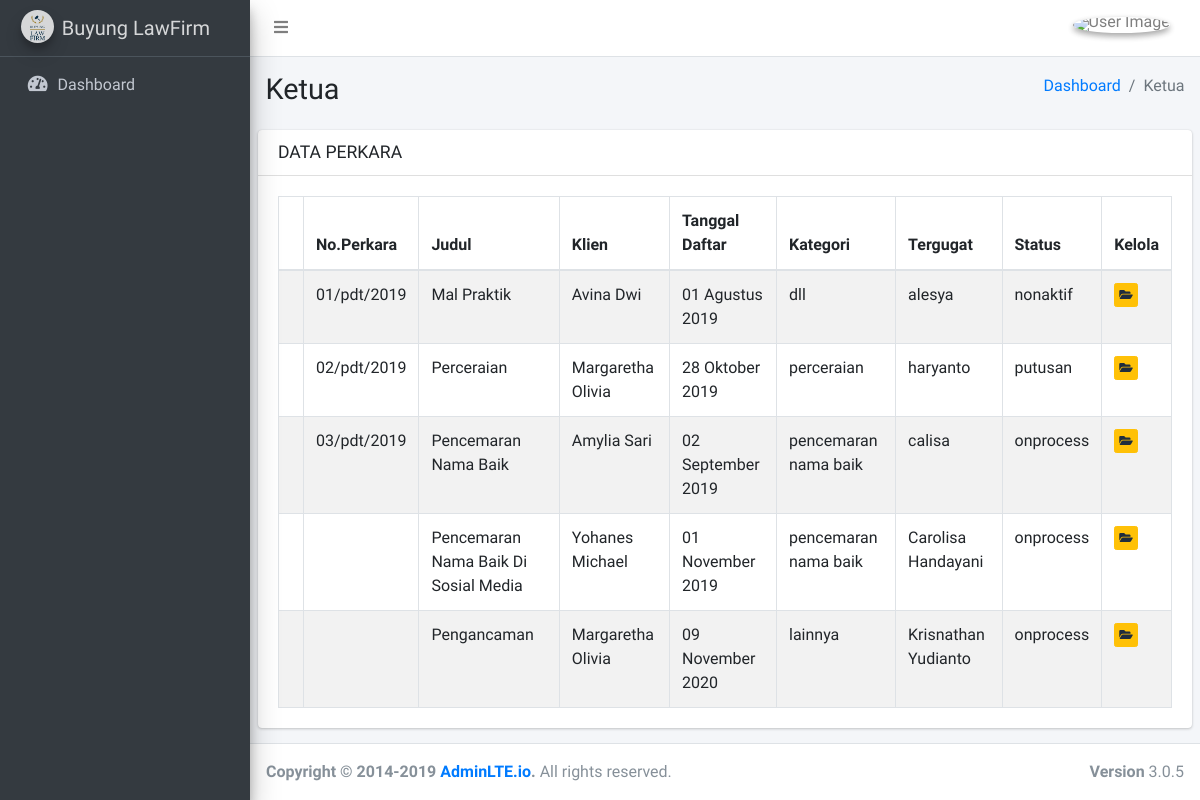
/index.php/ketua/lihatPerkara, run on an earlier commit of the app's database.
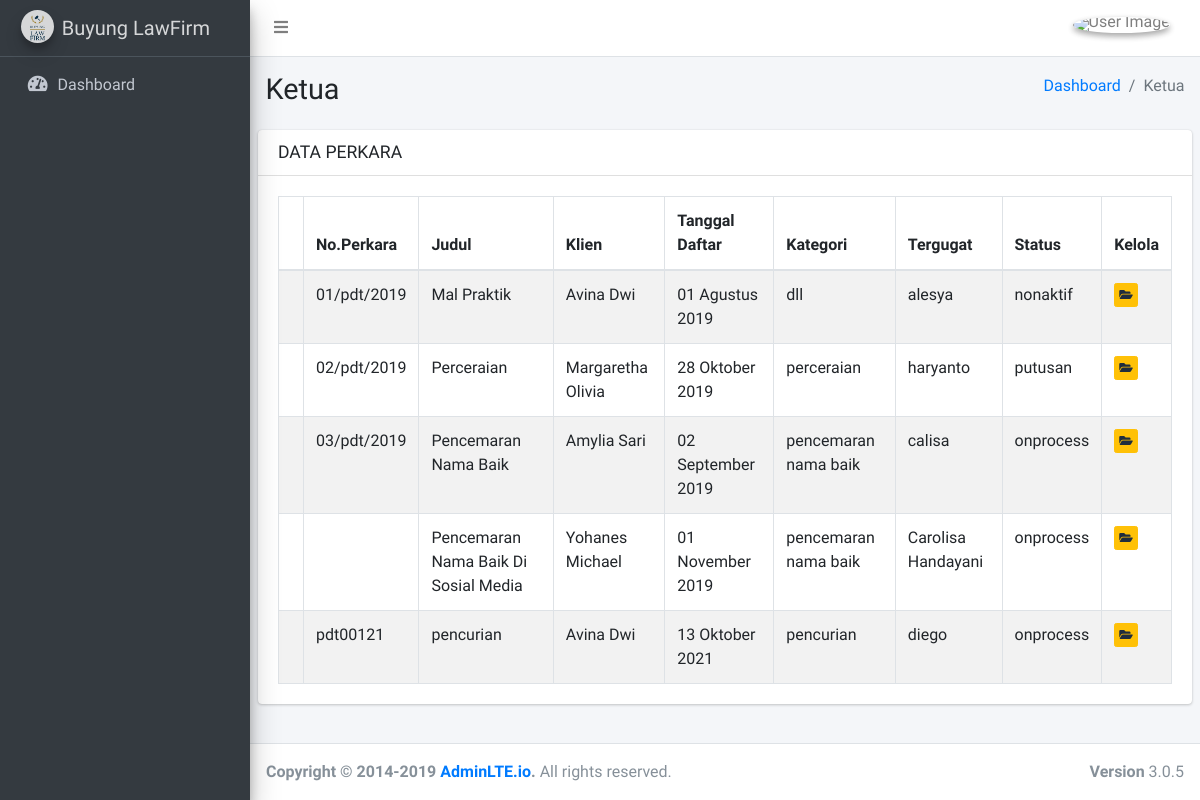
And on a later commit of the database.
### tables this page shows
CREATE TABLE `perkara` (
  `id_perkara` int(11) NOT NULL AUTO_INCREMENT,
  `judul` varchar(255) DEFAULT NULL,
  `tgl_daftar_perkara` date DEFAULT NULL,
  `jenis_perkara` varchar(255) DEFAULT NULL,
  `legal_opini` varchar(255) DEFAULT NULL,
  `id_klien` int(255) DEFAULT NULL,
  `status` varchar(255) DEFAULT NULL,
  `keterangan` varchar(255) DEFAULT NULL,
  `tgl_putusan` date DEFAULT NULL,
  `keterangan_putusan` varchar(255) DEFAULT NULL,
  `file_resume` varchar(255) DEFAULT NULL,
  `nomor_perkara` varchar(255) DEFAULT NULL,
  `nomor_putusan` varchar(255) DEFAULT NULL,
  `kategori` varchar(255) DEFAULT NULL,
  `tergugat` varchar(255) DEFAULT NULL,
  `alamat_tergugat` varchar(255) DEFAULT NULL,
  `amar` varchar(255) DEFAULT NULL,
  `id_konsultasi` int(11) DEFAULT NULL,
  PRIMARY KEY (`id_perkara`),
  KEY `perkara-klien` (`id_klien`),
  KEY `perkara-konsul` (`id_konsultasi`),
  CONSTRAINT `perkara-klien` FOREIGN KEY (`id_klien`) REFERENCES `klien` (`id_klien`),
  CONSTRAINT `perkara-konsul` FOREIGN KEY (`id_konsultasi`) REFERENCES `konsultasi` (`id_konsultasi`)
);

CREATE TABLE `klien` (
  `id_klien` int(11) NOT NULL AUTO_INCREMENT,
  `ktp` varchar(255) DEFAULT NULL,
  `nama_klien` varchar(255) DEFAULT NULL,
  `jk` varchar(255) DEFAULT NULL,
  `tgl_lahir` date DEFAULT NULL,
  `alamat` varchar(255) DEFAULT NULL,
  `nama_perusahaan` varchar(255) DEFAULT NULL,
  `siup_npwp` varchar(255) DEFAULT NULL,
  `alamat_perusahaan` varchar(255) DEFAULT NULL,
  `email_klien` varchar(255) DEFAULT NULL,
  `status` varchar(255) DEFAULT NULL,
  PRIMARY KEY (`id_klien`)
);

### application/controllers/Ketua.php (called while the page is built, shortened)
<?php
class Ketua extends CI_Controller {
  public function lihatPerkara()
  {
    $data['perkara'] = $this->mk->tampilDataPerkaraKetua();
    $this->template->title = 'List Data Perkara';
    $this->template->page->title = 'Ketua';
    $this->template->content->view('ketua/listPerkaraKetua', $data);
    $this->template->publish('layouts/back/base');
  }
}

### index.php (called while the page is built, shortened)
<?php
require_once BASEPATH.'core/CodeIgniter.php';

### application/models/Mketua.php (called while the page is built, shortened)
<?php
class MKetua extends CI_Model {
  public function tampilDataPerkaraKetua()
  {
    $query = "SELECT
      perkara.*,
      klien.nama_klien
      FROM
      perkara
      INNER JOIN klien ON perkara.id_klien = klien.id_klien";
    return $this->db->query($query)->result();
  }
}

### application/helpers/tanggal_helper.php (called while the page is built, shortened)
<?php if (!defined('BASEPATH')) exit('No direct script access allowed');
if (!function_exists('tgl_indo')) {
  function tgl_indo($tgl)
  {
    $tanggal = explode('-', $tgl);
    $bulan = getBulan($tanggal[1]);
    return $tanggal[2] . ' ' . $bulan . ' ' . $tanggal[0];
  }
  function getBulan($bln)
  {
    switch ($bln) {
      case 8:
        return "Agustus";
        break;
      case 9:
        return "September";
        break;
      case 10:
        return "Oktober";
        break;
      case 11:
        return "November";
        break;
    }
  }
}

### application/widgets/b_header.php (called while the page is built)
<?php
class B_header extends Widget {
    public function display($data) {
        $this->view('layouts/back/header');
    }
}

### application/widgets/b_sidebar.php (called while the page is built)
<?php
class B_sidebar extends Widget {
    public function display($data) {
        $this->view('layouts/back/sidebar');
    }
}

### application/widgets/b_footer.php (called while the page is built)
<?php
class B_footer extends Widget {
    public function display($data) {
        $this->view('layouts/back/footer');
    }
}

### application/views/ketua/listPerkaraKetua.php (the view, shortened to what this page needs)
<?php
$this->template->stylesheet->add('assets/plugins/datatables-bs4/css/dataTables.bootstrap4.min.css');
?>
<section class="content-header">
    <div class="container-fluid">
        <div class="row mb-2">
            <div class="col-sm-6">
                <h1><?php echo $this->template->page->title; ?></h1>
            </div>
            <div class="col-sm-6">
                <ol class="breadcrumb float-sm-right">
                    <li class="breadcrumb-item"><a href="<?php echo site_url('ketua') ?>">Dashboard</a></li>
                    <li class="breadcrumb-item active"><?php echo $this->template->page->title; ?></li>
                </ol>
            </div>
        </div>
    </div>
</section>
<section class="content">
    <div class="card">
        <div class="card-header">
            <h3 class="card-title">DATA PERKARA</h3>
        </div>
        <div class="card-body">
            <table class="table table-bordered table-striped datatable">
                <thead>
                    <tr>
                        <th></th>
                        <th>No.Perkara</th>
                        <th>Judul</th>
                        <th>Klien</th>
                        <th>Tanggal Daftar</th>
                        <th>Kategori</th>
                        <th>Tergugat</th>
                        <th>Status</th>
                        <th>Kelola</th>
                    </tr>
                </thead>
                <tbody>
                    <?php foreach($perkara as $p):?>
                        <tr>
                            <td></td>
                            <td><?php echo $p->nomor_perkara?></td>
                            <td><?php echo $p->judul?></td>
                            <td><?php echo $p->nama_klien?></td>
                            <td><?php echo tgl_indo($p->tgl_daftar_perkara)?></td>
                            <td><?php echo $p->kategori?></td>
                            <td><?php echo $p->tergugat?></td>
                            <td><?php echo $p->status?></td>
                            <td>
                                <a href="<?php echo site_url ('ketua/rangkumanPerkara/'.$p->id_perkara)?>" class="btn btn-xs btn-warning" ><i class="fa fa-folder-open"></i></a>
                            </td>
                        </tr>
                    <?php endforeach;?>
                </tbody>
            </table>
        </div>
    </div>
</section>

### application/libraries/Template.php (shortened to what this page needs)
<?php
class Template {
    private $_template = 'template';
    private $_parser = FALSE;
    private $_widget_path = '';
    private $_ci;
    private $_partials = array();
    public function __construct($config = array()) {
        $this->_ci = & get_instance();
        $this->_widget_path = APPPATH . 'widgets/';
    }
    public function __get($name) {
        return $this->partial($name);
    }
    public function exists($index) {
        return array_key_exists($index, $this->_partials);
    }
    public function publish($template = FALSE, $data = array()) {
        if (is_array($template) || is_object($template)) {
            $data = $template;
        } else if ($template) {
            $this->_template = $template;
        }
        if ($this->_parser) {
            $this->_ci->parser->parse($this->_template, $this->_partials);
        } else {
            $this->_ci->load->view($this->_template, $this->_partials);
        }
    }
    public function partial($name, $default = FALSE) {
        if ($this->exists($name)) {
            $partial = $this->_partials[$name];
        } else {
            $partial = new Partial($name);
            if (method_exists($this, 'trigger_' . $name)) {
                $partial->bind($this, 'trigger_' . $name);
            }
            $this->_partials[$name] = $partial;
        }
        return $partial;
    }
    public function widget($name, $data = array()) {
        $class = str_replace('.php', '', trim($name, '/'));
        $path = $this->_widget_path;
        if(!class_exists($class)) {
            foreach (array(ucfirst($class), strtolower($class)) as $class) {
                if (file_exists($path . $class . '.php')) {
                    break;
                }
            }
        }
        return new $class($class, $data);
    }
    public function trigger_stylesheet($url, $attributes = FALSE) {
        if (!stristr($url, 'http://') && !stristr($url, 'https://') && substr($url, 0, 2) != '//') {
            $url = $this->_ci->config->item('base_url') . $url;
        }
        if (is_array($attributes)) {
        	$attributeString = "";
        	foreach ($attributes as $key => $value) {
	        	$attributeString .= $key . '="' . $value . '" ';
        	}
            return '<link rel="stylesheet" href="' . htmlspecialchars(strip_tags($url)) . '" ' . $attributeString . '>' . "\n\t";
        } else {
            return '<link rel="stylesheet" href="' . htmlspecialchars(strip_tags($url)) . '">' . "\n\t";
        }
    }
}
class Partial {
    protected $_ci, $_content, $_name, $_cache_ttl = 0, $_cached = false, $_identifier, $_trigger;
    public function __construct($name, $args = array()) {
        $this->_ci = &get_instance();
        $this->_args = $args;
    }
    function __call($name, $args) {
        switch ($name) {
            case 'add' :
                return call_user_func_array(array($this, 'append'), $args);
                break;
        }
    }
    public function __toString() {
        return (string) $this->content();
    }
    public function content() {
        return $this->_content;
    }
    public function set() {
        if (!$this->_cached) {
            $this->_content = (string) $this->trigger(func_get_args());
        }
        return $this;
    }
    public function append() {
        if (!$this->_cached) {
            $this->_content .= (string) $this->trigger(func_get_args());
        }
        return $this;
    }
    public function prepend() {
        if (!$this->_cached) {
            $this->_content = (string) $this->trigger(func_get_args()) . $this->_content;
        }
        return $this;
    }
    public function view($view, $data = array(), $overwrite = false) {
        if (!$this->_cached) {
            $content = $this->_ci->load->view($view, $data, true);
        }
        return $this;
    }
    public function trigger($args) {
        if (!$this->_trigger) {
            return implode('', $args);
        } else {
            return call_user_func_array($this->_trigger, $args);
        }
    }
    public function bind() {
        if ($count = func_num_args()) {
            if ($count >= 2) {
                $args = func_get_args();
                $obj = array_shift($args);
                $func = array_pop($args);
                $this->_trigger = array($obj, $func);
            } else {
            	$args = func_get_args();
                $this->_trigger = reset($args);
            }
        } else {
            $this->_trigger = FALSE;
        }
    }
}
class Widget extends Partial {
    public function content() {
        if (!$this->_cached) {
            if (method_exists($this, 'display')) {
                $this->display($this->_args);
            }
        }
        return parent::content();
    }
}

### application/views/layouts/back/base.php (shortened to what this page needs)
<!DOCTYPE html>
<html>
<head>
	<link rel="stylesheet" href="<?php echo base_url('assets/plugins/fontawesome-free/css/all.min.css'); ?>">
	<link rel="stylesheet" href="https://code.ionicframework.com/ionicons/2.0.1/css/ionicons.min.css">
	<link rel="stylesheet" href="<?php echo base_url('assets/dist/css/adminlte.min.css'); ?>">
	<?php echo $this->template->stylesheet; ?>
</head>
<body class="hold-transition sidebar-mini">
	<div class="wrapper">
		<?php
		echo $this->template->widget("b_header");
		echo $this->template->widget("b_sidebar");
		?>
		<div class="content-wrapper">
			<?php echo $this->template->content; ?>
		</div>
		<?php echo $this->template->widget("b_footer"); ?>
	</div>
</body>
</html>

### application/views/layouts/back/header.php (shortened to what this page needs)
<nav class="main-header navbar navbar-expand navbar-white navbar-light">
	<ul class="navbar-nav">
		<li class="nav-item">
			<a class="nav-link" data-widget="pushmenu" href="#" role="button"><i class="fas fa-bars"></i></a>
		</li>
	</ul>
	<ul class="navbar-nav ml-auto">
		<li class="nav-item dropdown user-menu">
			<a href="#" class="nav-link dropdown-toggle" data-toggle="dropdown">
				<img src="<?php echo site_url('assets/dist/img/logoadvokat.jpg'); ?>" class="user-image img-circle elevation-2" alt="User Image">
			</a>
		</li>
	</ul>
</nav>

### application/views/layouts/back/sidebar.php (shortened to what this page needs)
<aside class="main-sidebar sidebar-dark-primary elevation-4">
	<a href="#" class="brand-link">
		<img src="<?php echo site_url('assets/dist/img/logo.png');?>" alt="AdminLTE Logo" class="brand-image img-circle elevation-3" style="opacity: .8">
		<span class="brand-text font-weight-light">Buyung LawFirm</span>
	</a>
	<div class="sidebar">
		<nav class="mt-2">
			<ul class="nav nav-pills nav-sidebar flex-column" data-widget="treeview" role="menu" data-accordion="false">
				<li class="nav-item">
					<a href="#" class="nav-link">
						<i class="nav-icon fas fa-tachometer-alt"></i>
						<p>Dashboard</p>
					</a>
				</li>
			</ul>
		</nav>
	</div>
</aside>

### application/views/layouts/back/footer.php
<footer class="main-footer">
	<div class="float-right d-none d-sm-block">
		<b>Version</b> 3.0.5
	</div>
	<strong>Copyright &copy; 2014-2019 <a href="http://adminlte.io">AdminLTE.io</a>.</strong> All rights
	reserved.
</footer>

What changed in the data, as far as the page shows it:
changed perkara: nomor_perkara (not shown) → "pdt00121"; judul "Pengancaman" → "pencurian"; id_klien.nama_klien "Margaretha Olivia" → "Avina Dwi"; tgl_daftar_perkara "09 November 2020" → "13 Oktober 2021"; kategori "lainnya" → "pencurian"; tergugat "Krisnathan Yudianto" → "diego"
